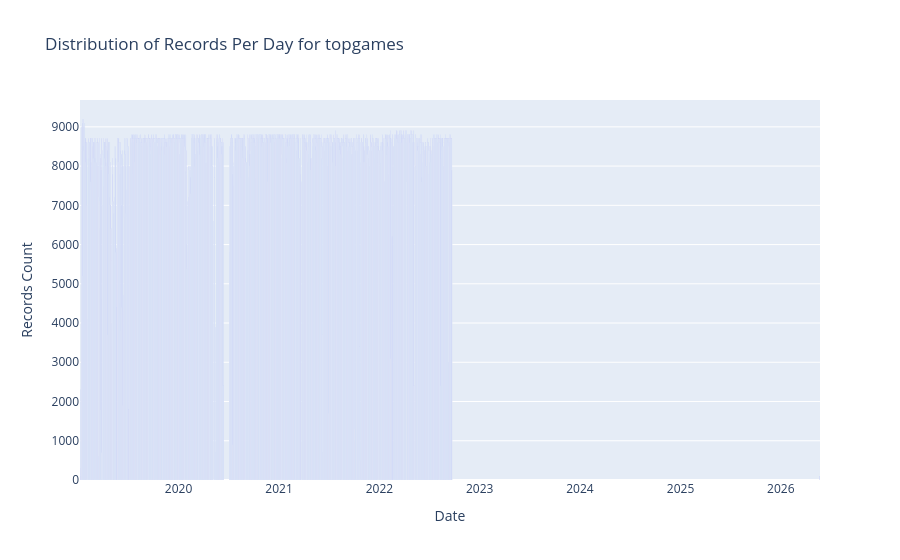

The cell this chart's notebook holds for it:
### Markdown cell above
## These are the number of entries we have per day for the `topgames` Mongo collection.  Each query returns the current top 100 games being played.  This is run every 15 minutes.

### Code cell
# https://plot.ly/python/bar-charts/

data = [Bar(
        x=grouped_df['date'],
        y=grouped_df['count']
    )]

layout = Layout(
        title='Distribution of Records Per Day for topgames',
        xaxis=dict(
            title='Date'
        ),
        yaxis=dict(
            title='Records Count'
        )
    )

fig = Figure(data=data, layout=layout)

iplot(fig)

### Figure 1 — Plotly figure (JSON) as saved in the notebook; plotly's stock layout.template omitted (floating-point values rounded to 4 significant figures; data arrays with more than 128 entries replaced by an {"elided": "..."} marker saying what was removed)
{"data": [{"type": "bar", "x": {"elided": "1307 str values"}, "y": {"elided": "1307 int values"}}], "layout": {"title": {"text": "Distribution of Records Per Day for topgames"}, "xaxis": {"title": {"text": "Date"}}, "yaxis": {"title": {"text": "Records Count"}}}}
